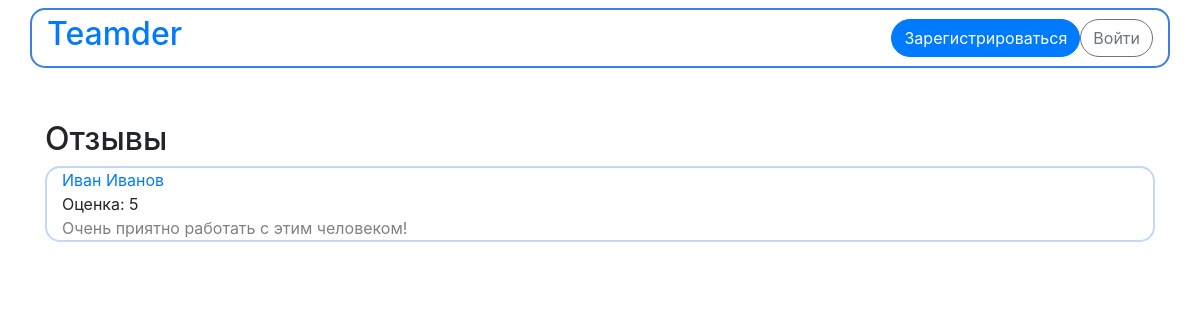
The app's page /accounts/detail/1/comments, older data.
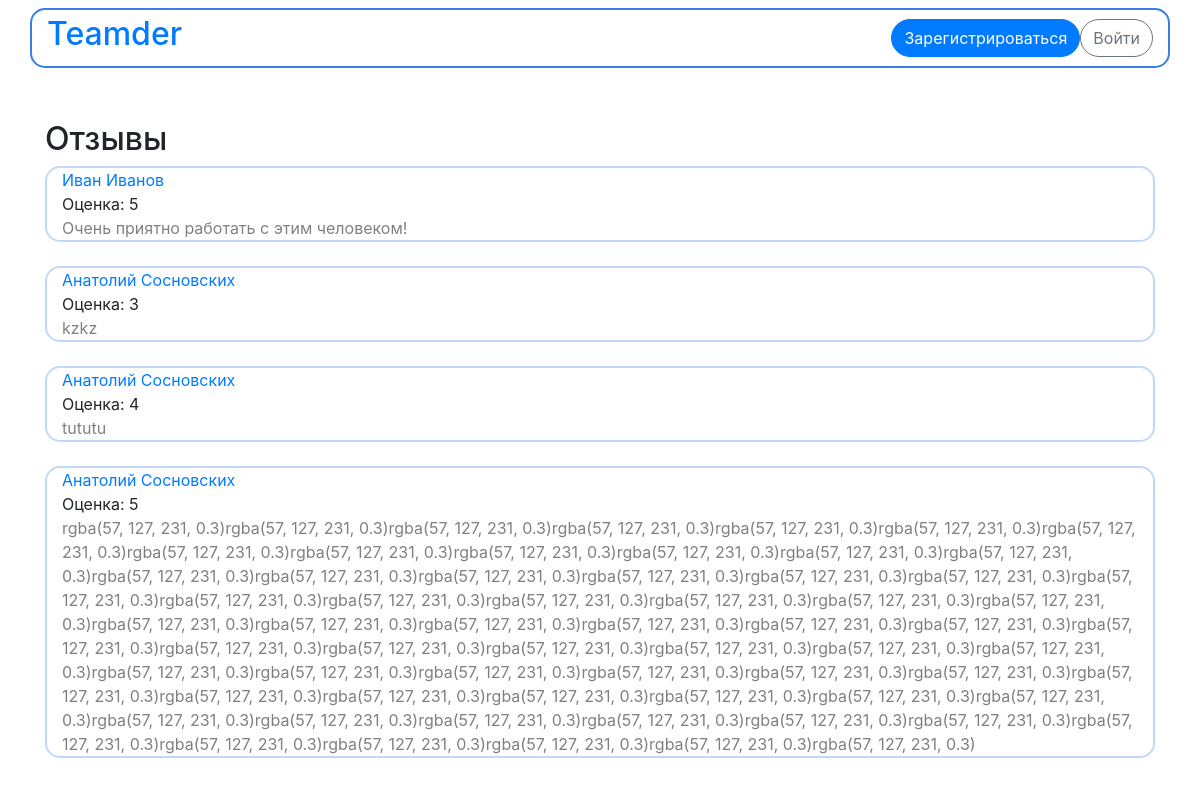
The same page, newer data.
### teamder/apps/user_accounts/models.py (models this page shows, shortened)
class Comment(models.Model):
    sender = models.ForeignKey(get_user_model(), on_delete=models.CASCADE)
    recipient = models.ForeignKey(get_user_model(), on_delete=models.CASCADE, related_name='comments')
    text = models.CharField('Текст отзыва', max_length = 1000)
    mark = models.IntegerField('Оценка')
    class Meta:
        verbose_name = 'Отзыв'
        verbose_name_plural = 'Отзывы'

### teamder/apps/user_accounts/views.py (the view)
# urls.py: path('detail/<int:user_id>/comments', views.comments, name='comments'),
def comments(request, user_id):
    try:
        user = User.objects.get(id=user_id)
    except:
        return Http404('Пользователь не найден!')
    comments_list = user.comments.all()
    context = {
        'comments_list': comments_list,
        'current_user': user
    }
    return render(request, 'user_accounts/comments.html', context)

### teamder/templates/user_accounts/comments.html (shortened to what this page needs)
{% extends "base.html" %}
{% block content %}
<div class="container">
	<h2>Отзывы</h2>
	{% if comments_list %}
			{% for comment in comments_list %}
		<div class="container" style="border: 2px solid rgba(57, 127, 231, 0.3); background-color: white; border-radius: 15px">
			<div align="left">
				<a href="{% url 'user_accounts:detail' comment.sender.id%}" style="text-decoration: none">
					{{comment.sender.first_name}} {{comment.sender.last_name}}</a>
				<br>
				<h7>Оценка: {{ comment.mark }}</h7>
			</div>
			<div style="color: grey">
			<h7>{{comment.text}}</h7>
			</div>
		</div>
	<br>
			{% endfor %}
	{% else %}
		{% if current_user != user%}
		<h5>Об этом пользователе еще никто не оставил отзыв. Если вам есть что рассказать о нем, вы можете стать первым!</h5>
		{% else %}
		<h5>Никто еще не оставил отзыв о работе с вами</h5>
		{% endif %}
	{% endif %}
</div>
{% endblock %}

### teamder/templates/base.html (shortened to what this page needs)
<!DOCTYPE html>
<html lang="ru">
<head>
            <link rel="stylesheet" href="https://stackpath.bootstrapcdn.com/bootstrap/4.5.0/css/bootstrap.min.css"
>
</head>
<body>
    {% block header%}
    {% load static %}
    <nav class="navbar navbar-expand-lg fixed-top">
        <div class="container" style="border: 2px solid #3A7FE7; background-color: white; border-radius: 15px">
            <div class="navbar-header">
                <a href="http://127.0.0.1:8000/" class="navbar-brand"> <h2>Teamder</h2> </a>
            </div>
            <div>
                <ul class="nav navbar-nav mr-auto">
                     {% if user.is_authenticated %}
                        {% if user.is_superuser %}
                            <li class="active"><a href="/admin"><button class="btn btn-default">Админка</button></a></li>
                        {% endif %}
                        <li class="active"><a href="{% url 'projects:index' %}"><button class="btn btn-default" style="border-radius: 50px">Проекты</button></a></li>
                        <li class="active"><a href="{% url 'user_accounts:index' %}"><button class="btn btn-default" style="border-radius: 50px">Пользователи</button></a></li>
                        <!--<li class="nav-item dropdown active">
                            <a class="nav-link dropdown-toggle" href="#" id="navbarDropdown" role="button" data-toggle="dropdown" aria-haspopup="true" aria-expanded="false">{{ user.get_username }}</a>
                                <div class="dropdown-menu" aria-labelledby="navbarDropdown">
                                    <a class="dropdown-item" href="{% url 'user_accounts:detail' user.id %}">Мой профиль</a>
                                    <a class="dropdown-item" href="{% url 'user_accounts:notifications' %}">Уведомления</a>
                                    <div class="dropdown-divider"></div>
                                    <a class="dropdown-item" href="{% url 'logout' %}?next={{request.path}}">Выйти</a>
                                </div>
                        </li>-->
                        <li class="active"><a href="{% url 'user_accounts:notifications' %}"><button class="btn btn-default" style="border-radius: 50px">Уведомления</button></a></li>
                        <li class="active"><a href="{% url 'user_accounts:detail' user.id %}"><button class="btn btn-default" style="border-radius: 50px">{{ user.get_username }}</button></a></li>
                        <li class="active"><a href="{% url 'logout' %}?next={{request.path}}"><button class="btn btn-outline-secondary" style="border-radius: 50px">Выйти</button></a></li>
                     {% else %}
                    <li class="active"><a href="{%  url 'user_accounts:register' %}"><button class="btn btn-primary" style="border-radius: 50px">Зарегистрироваться</button></a></li>
                    <li class="active"><a href="{% url 'login' %}?next={{request.path}}"><button class="btn btn-outline-secondary" style="border-radius: 50px">Войти</button></a></li>
                    {% endif %}
                </ul>
            </div>
        </div>
    </nav>
    {% endblock %}
    <br><br><br><br><br>
    {% block content %}{% endblock %}
</body>
</html>

Row changes from the older to the newer data that the page shows:
added Comment: sender.first_name "Анатолий", sender.last_name "Сосновских", mark "3", text "kzkz"
added Comment: sender.first_name "Анатолий", sender.last_name "Сосновских", mark "4", text "tututu"
added Comment: sender.first_name "Анатолий", sender.last_name "Сосновских", mark "5", text "rgba(57, 127, 231, 0.3)rgba(57, 127, 231, 0.3)rgba(57, 127, 231, 0.3)rgba(57, 127, 231, 0.3)rgba(57, 127, 231, 0.3)rgba(57, 127, 231, 0.3)rgba(57, 127, 231, 0.3)rgba(57, 127, 231, 0.3)rgba(57, 127, 231, 0.3)rgba(57, 127, 231, 0.3)rgba(57, 127, 231, 0.3)rgba(57, 127, 231, 0.3)rgba(57, 127, 231, 0.3)rgba(57, 127, 231, 0.3)rgba(57, 127, 231, 0.3)rgba(57, 127, 231, 0.3)rgba(57, 127, 231, 0.3)rgba(57, 127, 231, 0.3)rgba(57, 127, 231, 0.3)rgba(57, 127, 231, 0.3)rgba(57, 127, 231, 0.3)rgba(57, 127, 231, 0.3)rgba(57, 127, 231, 0.3)rgba(57, 127, 231, 0.3)rgba(57, 127, 231, 0.3)rgba(57, 127, 231, 0.3)rgba(57, 127, 231, 0.3)rgba(57, 127, 231, 0.3)rgba(57, 127, 231, 0.3)rgba(57, 127, 231, 0.3)rgba(57,…"
